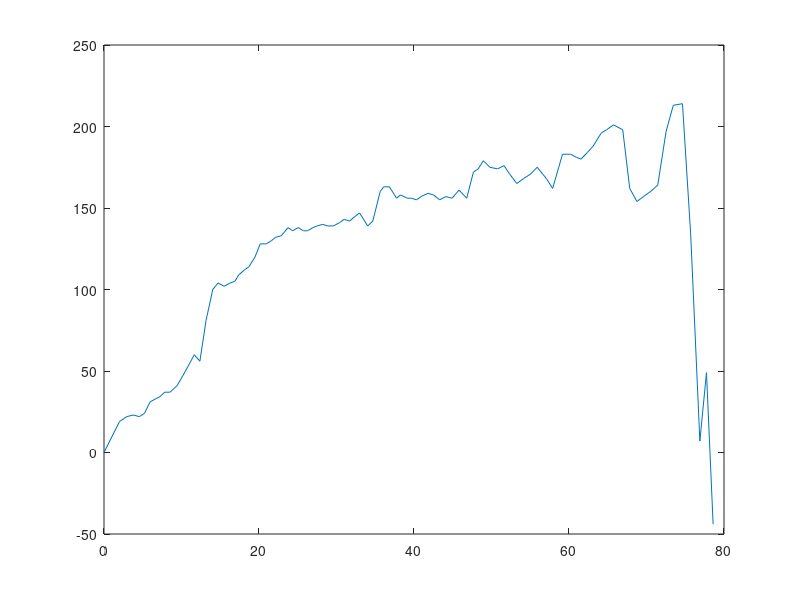
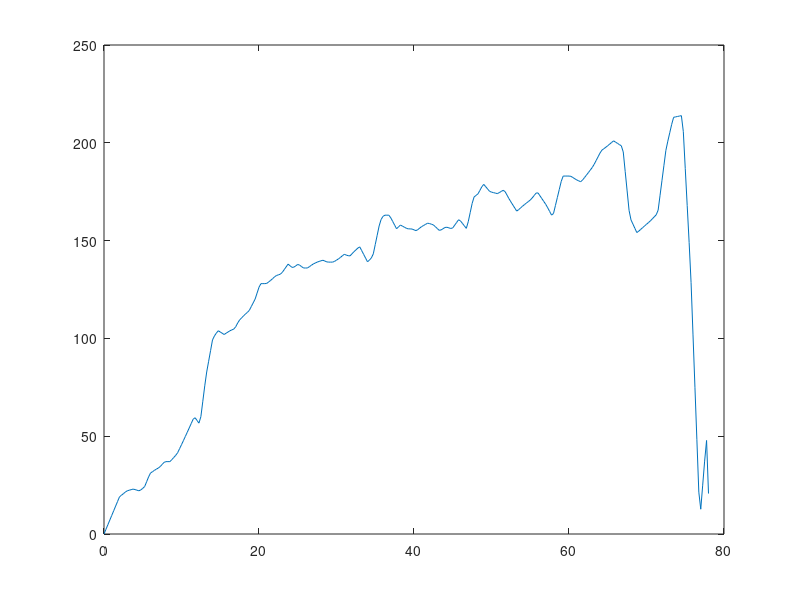

MATLAB code for these plots, in order: (Note: this script raises an error after producing the figures.)
%% Problem 2

clear
close all 
clc

data=load('channel_data.txt');

% Conversion constants: 

miles2km = 1.609344; 
long2miles = 54.6; 
lat2miles = 69; 
km2meter=1000;
meter2km=1/1000;


%% 

% Definding the data and converting to km.

xdata = data(:,1).*(lat2miles*miles2km);
ydata = data(:,2).*(long2miles*miles2km);
height = data(:,3); 


%%

% Finding the cumulative distance between the point in the plan through the channel.

Distance=zeros(99,1);

for i=1:98
    
        Distance(i+1) = Distance(i)+ sqrt((xdata(i+1)-xdata(i))^2+(ydata(i+1)-ydata(i))^2);
        
end


%% Plottet height against the Distance

figure (1) 
plot(Distance,height) 

%%
% The total distance into the channel from the sea:
totaldist=floor(Distance(end));

%%

% Finding the number of point we have to make with a distance of 250 km

numPoints = totaldist/0.25;

% Linear spacing from 0 to 78 with spacing of 250 

d = linspace(0,totaldist,numPoints+1)'; 

%%

% Doing linear interpolation of height. 

interHeight = interp1(Distance,height,d); 

%%

figure(2)
plot(d,interHeight);

%%

% Exporting for Julia.

csvwrite('interHeight.csv',interHeight);


%% 

% Importing from Julia.

objectiveFunction = table2array(readtable("xValues.csv"));
dirtRemoved = table2array(readtable("RValues.csv"));

%% 

figure(3)
plot(d,interHeight);
hold all
for i = 1:length(objectiveFunction)
    if objectiveFunction(i) == 1
        xline(i*0.25);
    end
end

%%

newInterHeight = interHeight-dirtRemoved;

%%

% Plotting the new height map with bombs. 

figure(4)
hold on
plot(d(2:end),newInterHeight);
ylim([-300 0]);

%%

% Importing results from non-linear objective function.

objectiveFunctionNonLinear = table2array(readtable("xValuesNonLinear.csv"));
dirtRemovedNonLinear = table2array(readtable("RValuesNonLinear.csv"));

newInterHeightNonLinear = interHeight-dirtRemovedNonLinear;

%%

% Plotting the new height map without having chosing plots 
hold on
plot(d(2:end),newInterHeightNonLinear);

%% 

% Importing results from non-linear objective function with bombs chosed.

objectiveFunctionNonLinear2 = table2array(readtable("xValuesNonLinearnok.csv"));
dirtRemovedNonLinear2 = table2array(readtable("RValuesNonLinearnok.csv"));

newInterHeightNonLinear2 = interHeight-dirtRemovedNonLinear2;

%%

% Plotting the new height map without having chosing plots 

hold on
plot(d(2:end),newInterHeightNonLinear2);
legend("min bombs","smoothing","no neighbors")


%% Number of bombs

numboms_min_bombs=sum(objectiveFunction);
numboms=sum(objectiveFunctionNonLinear2);
numboms_nok=sum(objectiveFunctionNonLinear);

table(numboms_min_bombs,numboms_nok,numboms)

distancebetweenbombs=objectiveFunctionNonLinear2-objectiveFunctionNonLinear;

%% 
figure(5)
plot(d(2:end),newInterHeightNonLinear2);

















